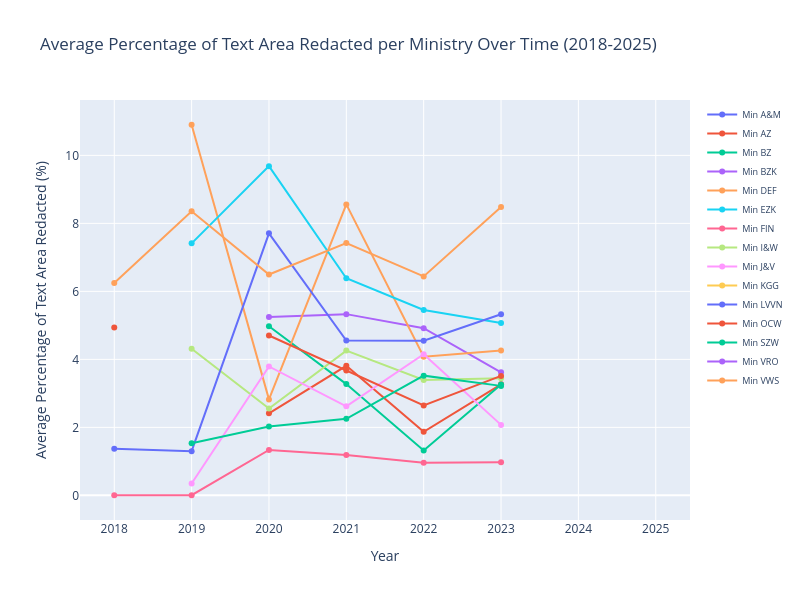

This figure's notebook cell:
### Code cell
import plotly.graph_objects as go

# Filter for years >= 2018 to match other plots
redaction_by_ministry_year_filtered = redaction_by_ministry_year[redaction_by_ministry_year['dc_date_year'] >= 2018]

# Create the interactive plot
fig = go.Figure()

# Plot a line for each ministry
for ministry in sorted(redaction_by_ministry_year_filtered['dc_publisher_name'].unique()):
    ministry_data = redaction_by_ministry_year_filtered[
        redaction_by_ministry_year_filtered['dc_publisher_name'] == ministry
    ].sort_values('dc_date_year')
    
    # Create hover text with count information
    hover_text = [f"Year: {int(year)}<br>% Pages Redacted: {pct:.2f}%" 
                  for year, pct in zip(ministry_data['dc_date_year'], 
                                       ministry_data['avg_pct_text_area_redacted'])]
    
    fig.add_trace(go.Scatter(
        x=ministry_data['dc_date_year'],
        y=ministry_data['avg_pct_text_area_redacted'],
        mode='lines+markers',
        name=ministry,
        hovertext=hover_text,
        hoverinfo='text',
        line=dict(width=2),
        marker=dict(size=6)
    ))

fig.update_layout(
    title='Average Percentage of Text Area Redacted per Ministry Over Time (2018-2025)',
    xaxis_title='Year',
    yaxis_title='Average Percentage of Text Area Redacted (%)',
    hovermode='closest',
    height=600,
    width=800,
    legend=dict(font=dict(size=9))
)

fig.show()

### Figure 1 — Plotly figure (JSON) as saved in the notebook; plotly's stock layout.template omitted (floating-point values rounded to 4 significant figures)
{"data": [{"hoverinfo": "text", "hovertext": ["Year: 2024<br>% Pages Redacted: nan%", "Year: 2025<br>% Pages Redacted: nan%"], "line": {"width": 2}, "marker": {"size": 6}, "mode": "lines+markers", "name": "Min A&M", "type": "scatter", "x": [2024, 2025], "y": [null, null]}, {"hoverinfo": "text", "hovertext": ["Year: 2018<br>% Pages Redacted: nan%", "Year: 2019<br>% Pages Redacted: nan%", "Year: 2020<br>% Pages Redacted: 2.41%", "Year: 2021<br>% Pages Redacted: 3.81%", "Year: 2022<br>% Pages Redacted: 1.87%", "Year: 2023<br>% Pages Redacted: 3.26%", "Year: 2024<br>% Pages Redacted: nan%", "Year: 2025<br>% Pages Redacted: nan%"], "line": {"width": 2}, "marker": {"size": 6}, "mode": "lines+markers", "name": "Min AZ", "type": "scatter", "x": [2018, 2019, 2020, 2021, 2022, 2023, 2024, 2025], "y": [null, null, 2.414, 3.81, 1.869, 3.264, null, null]}, {"hoverinfo": "text", "hovertext": ["Year: 2018<br>% Pages Redacted: nan%", "Year: 2019<br>% Pages Redacted: nan%", "Year: 2020<br>% Pages Redacted: 4.98%", "Year: 2021<br>% Pages Redacted: 3.27%", "Year: 2022<br>% Pages Redacted: 1.32%", "Year: 2023<br>% Pages Redacted: 3.26%", "Year: 2024<br>% Pages Redacted: nan%", "Year: 2025<br>% Pages Redacted: nan%"], "line": {"width": 2}, "marker": {"size": 6}, "mode": "lines+markers", "name": "Min BZ", "type": "scatter", "x": [2018, 2019, 2020, 2021, 2022, 2023, 2024, 2025], "y": [null, null, 4.975, 3.272, 1.32, 3.261, null, null]}, {"hoverinfo": "text", "hovertext": ["Year: 2018<br>% Pages Redacted: nan%", "Year: 2019<br>% Pages Redacted: nan%", "Year: 2020<br>% Pages Redacted: 5.25%", "Year: 2021<br>% Pages Redacted: 5.33%", "Year: 2022<br>% Pages Redacted: 4.92%", "Year: 2023<br>% Pages Redacted: 3.62%", "Year: 2024<br>% Pages Redacted: nan%", "Year: 2025<br>% Pages Redacted: nan%"], "line": {"width": 2}, "marker": {"size": 6}, "mode": "lines+markers", "name": "Min BZK", "type": "scatter", "x": [2018, 2019, 2020, 2021, 2022, 2023, 2024, 2025], "y": [null, null, 5.246, 5.33, 4.916, 3.619, null, null]}, {"hoverinfo": "text", "hovertext": ["Year: 2018<br>% Pages Redacted: nan%", "Year: 2019<br>% Pages Redacted: 10.90%", "Year: 2020<br>% Pages Redacted: 2.82%", "Year: 2021<br>% Pages Redacted: 8.56%", "Year: 2022<br>% Pages Redacted: 4.08%", "Year: 2023<br>% Pages Redacted: 4.26%", "Year: 2024<br>% Pages Redacted: nan%", "Year: 2025<br>% Pages Redacted: nan%"], "line": {"width": 2}, "marker": {"size": 6}, "mode": "lines+markers", "name": "Min DEF", "type": "scatter", "x": [2018, 2019, 2020, 2021, 2022, 2023, 2024, 2025], "y": [null, 10.9, 2.822, 8.558, 4.076, 4.26, null, null]}, {"hoverinfo": "text", "hovertext": ["Year: 2018<br>% Pages Redacted: nan%", "Year: 2019<br>% Pages Redacted: 7.41%", "Year: 2020<br>% Pages Redacted: 9.68%", "Year: 2021<br>% Pages Redacted: 6.38%", "Year: 2022<br>% Pages Redacted: 5.45%", "Year: 2023<br>% Pages Redacted: 5.07%", "Year: 2024<br>% Pages Redacted: nan%", "Year: 2025<br>% Pages Redacted: nan%"], "line": {"width": 2}, "marker": {"size": 6}, "mode": "lines+markers", "name": "Min EZK", "type": "scatter", "x": [2018, 2019, 2020, 2021, 2022, 2023, 2024, 2025], "y": [null, 7.412, 9.682, 6.384, 5.45, 5.072, null, null]}, {"hoverinfo": "text", "hovertext": ["Year: 2018<br>% Pages Redacted: 0.00%", "Year: 2019<br>% Pages Redacted: 0.00%", "Year: 2020<br>% Pages Redacted: 1.34%", "Year: 2021<br>% Pages Redacted: 1.18%", "Year: 2022<br>% Pages Redacted: 0.96%", "Year: 2023<br>% Pages Redacted: 0.97%", "Year: 2024<br>% Pages Redacted: nan%", "Year: 2025<br>% Pages Redacted: nan%"], "line": {"width": 2}, "marker": {"size": 6}, "mode": "lines+markers", "name": "Min FIN", "type": "scatter", "x": [2018, 2019, 2020, 2021, 2022, 2023, 2024, 2025], "y": [0.003077, 0.004286, 1.336, 1.184, 0.9577, 0.9717, null, null]}, {"hoverinfo": "text", "hovertext": ["Year: 2018<br>% Pages Redacted: nan%", "Year: 2019<br>% Pages Redacted: 4.31%", "Year: 2020<br>% Pages Redacted: 2.56%", "Year: 2021<br>% Pages Redacted: 4.26%", "Year: 2022<br>% Pages Redacted: 3.40%", "Year: 2023<br>% Pages Redacted: 3.44%", "Year: 2024<br>% Pages Redacted: nan%", "Year: 2025<br>% Pages Redacted: nan%"], "line": {"width": 2}, "marker": {"size": 6}, "mode": "lines+markers", "name": "Min I&W", "type": "scatter", "x": [2018, 2019, 2020, 2021, 2022, 2023, 2024, 2025], "y": [null, 4.31, 2.557, 4.258, 3.396, 3.443, null, null]}, {"hoverinfo": "text", "hovertext": ["Year: 2018<br>% Pages Redacted: nan%", "Year: 2019<br>% Pages Redacted: 0.35%", "Year: 2020<br>% Pages Redacted: 3.79%", "Year: 2021<br>% Pages Redacted: 2.62%", "Year: 2022<br>% Pages Redacted: 4.15%", "Year: 2023<br>% Pages Redacted: 2.07%", "Year: 2024<br>% Pages Redacted: nan%", "Year: 2025<br>% Pages Redacted: nan%"], "line": {"width": 2}, "marker": {"size": 6}, "mode": "lines+markers", "name": "Min J&V", "type": "scatter", "x": [2018, 2019, 2020, 2021, 2022, 2023, 2024, 2025], "y": [null, 0.3478, 3.791, 2.618, 4.151, 2.073, null, null]}, {"hoverinfo": "text", "hovertext": ["Year: 2024<br>% Pages Redacted: nan%", "Year: 2025<br>% Pages Redacted: nan%"], "line": {"width": 2}, "marker": {"size": 6}, "mode": "lines+markers", "name": "Min KGG", "type": "scatter", "x": [2024, 2025], "y": [null, null]}, {"hoverinfo": "text", "hovertext": ["Year: 2018<br>% Pages Redacted: 1.37%", "Year: 2019<br>% Pages Redacted: 1.30%", "Year: 2020<br>% Pages Redacted: 7.71%", "Year: 2021<br>% Pages Redacted: 4.55%", "Year: 2022<br>% Pages Redacted: 4.55%", "Year: 2023<br>% Pages Redacted: 5.32%", "Year: 2024<br>% Pages Redacted: nan%", "Year: 2025<br>% Pages Redacted: nan%"], "line": {"width": 2}, "marker": {"size": 6}, "mode": "lines+markers", "name": "Min LVVN", "type": "scatter", "x": [2018, 2019, 2020, 2021, 2022, 2023, 2024, 2025], "y": [1.373, 1.301, 7.707, 4.554, 4.546, 5.325, null, null]}, {"hoverinfo": "text", "hovertext": ["Year: 2018<br>% Pages Redacted: 4.93%", "Year: 2019<br>% Pages Redacted: nan%", "Year: 2020<br>% Pages Redacted: 4.70%", "Year: 2021<br>% Pages Redacted: 3.67%", "Year: 2022<br>% Pages Redacted: 2.64%", "Year: 2023<br>% Pages Redacted: 3.51%", "Year: 2024<br>% Pages Redacted: nan%", "Year: 2025<br>% Pages Redacted: nan%"], "line": {"width": 2}, "marker": {"size": 6}, "mode": "lines+markers", "name": "Min OCW", "type": "scatter", "x": [2018, 2019, 2020, 2021, 2022, 2023, 2024, 2025], "y": [4.934, null, 4.701, 3.67, 2.643, 3.513, null, null]}, {"hoverinfo": "text", "hovertext": ["Year: 2018<br>% Pages Redacted: nan%", "Year: 2019<br>% Pages Redacted: 1.54%", "Year: 2020<br>% Pages Redacted: 2.02%", "Year: 2021<br>% Pages Redacted: 2.25%", "Year: 2022<br>% Pages Redacted: 3.52%", "Year: 2023<br>% Pages Redacted: 3.22%", "Year: 2024<br>% Pages Redacted: nan%", "Year: 2025<br>% Pages Redacted: nan%"], "line": {"width": 2}, "marker": {"size": 6}, "mode": "lines+markers", "name": "Min SZW", "type": "scatter", "x": [2018, 2019, 2020, 2021, 2022, 2023, 2024, 2025], "y": [null, 1.535, 2.022, 2.251, 3.521, 3.22, null, null]}, {"hoverinfo": "text", "hovertext": ["Year: 2024<br>% Pages Redacted: nan%", "Year: 2025<br>% Pages Redacted: nan%"], "line": {"width": 2}, "marker": {"size": 6}, "mode": "lines+markers", "name": "Min VRO", "type": "scatter", "x": [2024, 2025], "y": [null, null]}, {"hoverinfo": "text", "hovertext": ["Year: 2018<br>% Pages Redacted: 6.25%", "Year: 2019<br>% Pages Redacted: 8.35%", "Year: 2020<br>% Pages Redacted: 6.49%", "Year: 2021<br>% Pages Redacted: 7.42%", "Year: 2022<br>% Pages Redacted: 6.44%", "Year: 2023<br>% Pages Redacted: 8.48%", "Year: 2024<br>% Pages Redacted: nan%", "Year: 2025<br>% Pages Redacted: nan%"], "line": {"width": 2}, "marker": {"size": 6}, "mode": "lines+markers", "name": "Min VWS", "type": "scatter", "x": [2018, 2019, 2020, 2021, 2022, 2023, 2024, 2025], "y": [6.248, 8.355, 6.494, 7.419, 6.44, 8.478, null, null]}], "layout": {"height": 600, "hovermode": "closest", "legend": {"font": {"size": 9}}, "title": {"text": "Average Percentage of Text Area Redacted per Ministry Over Time (2018-2025)"}, "width": 800, "xaxis": {"title": {"text": "Year"}}, "yaxis": {"title": {"text": "Average Percentage of Text Area Redacted (%)"}}}}
